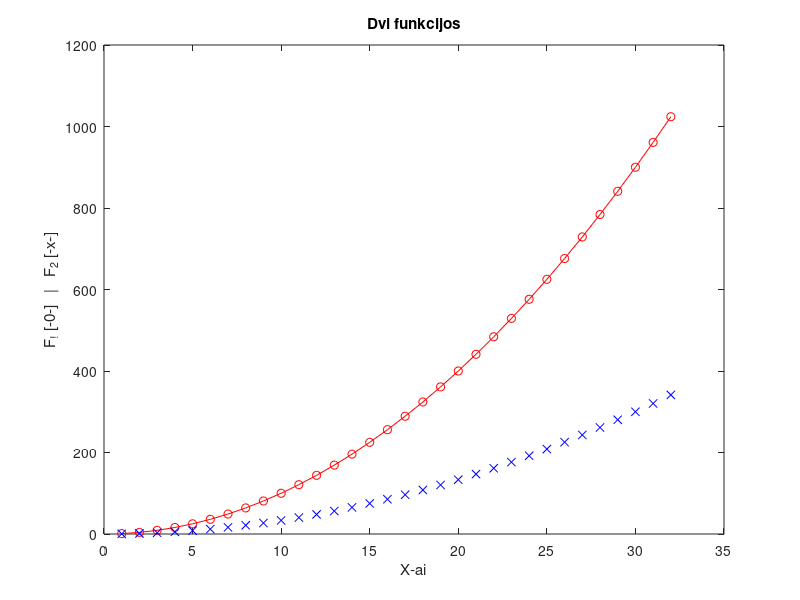

Source code (MATLAB):
x = 1:32;
y = x.^2;

plot(x, y, 'o-r', x, y/3, 'xb')
title('Dvi funkcijos')
xlabel('X-ai')
ylabel('F_! [-0-]   |   F_2 [-x-]')

N = 3;
Narr = N+1 : 0.5 : N+4;
Matrix = reshape(N:N+8, 3, 3)';

a = Matrix(3, 2);
b = Matrix(2:3, 1:2);
c = Matrix([1 3], [1 3]);
